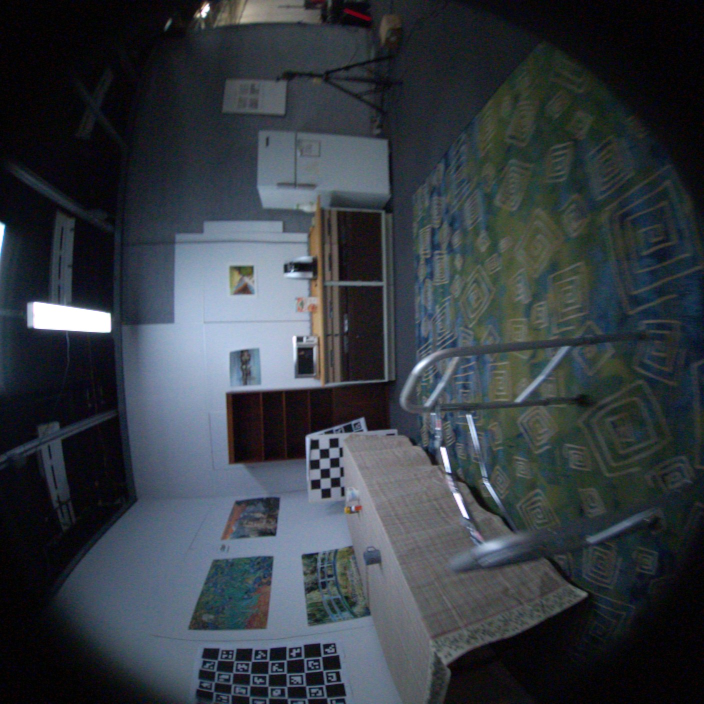
#> input picture 214-1_small/214-1-00170-1343.975.jpg, 1408 x 1408 px (shown at 1/2 size)
$ python undistort.py --i 214-1_small/214-1-00170-1343.975.jpg --o 214-1_small/214-1-00172-1344.042.jpg --o_fov 1.0
#> lines starting #> are read from the running program, lines starting #| are printed output that depends on the picture
import imageio
import argparse
import numpy as np
from scipy.ndimage import map_coordinates


def get_rotation_matrix(rad, ax):
    ax = np.array(ax)
    assert len(ax.shape) == 1 and ax.shape[0] == 3
    ax = ax / np.sqrt((ax**2).sum())
    R = np.diag([np.cos(rad)] * 3)
    R = R + np.outer(ax, ax) * (1.0 - np.cos(rad))

    ax = ax * np.sin(rad)
    R = R + np.array([[0, -ax[2], ax[1]],
                      [ax[2], 0, -ax[0]],
                      [-ax[1], ax[0], 0]])

    return R


def prepare_arguments():
    parser = argparse.ArgumentParser(formatter_class=argparse.ArgumentDefaultsHelpFormatter)
    parser.add_argument('--i', required=True,
                        help='Paths to input image.')
    parser.add_argument('--o', required=True,
                        help='Paths to output image.')
    parser.add_argument('--i_fov', type=float, default=180,
                        help='Fisheye image field of view in degree.')
    parser.add_argument('--o_u', type=float, default=0,
                        help='Horizontal viewing angle in degree. (Right+ / Left-)')
    parser.add_argument('--o_v', type=float, default=0,
                        help='Vertical viewing angle in degree. (Down+ / Up-)')
    parser.add_argument('--o_fov', type=float, required=True,
                        help='Output image field of view in degree.')
    parser.add_argument('--o_sz', type=int, default=512,
                        help='Output image size.')
    args = parser.parse_args()
    assert 0 < args.i_fov
    assert 0 < args.o_fov and args.o_fov < 180

    # Convert degree to radian
    args.i_fov = args.i_fov * np.pi / 180
    args.o_fov = args.o_fov * np.pi / 180
    args.o_u = args.o_u * np.pi / 180
    args.o_v = args.o_v * np.pi / 180

    return args


def grid_in_3d_to_project(o_fov, o_sz, o_u, o_v):
    z = 1
    L = np.tan(o_fov / 2) / z
    x = np.linspace(L, -L, num=o_sz, dtype=np.float64)
    y = np.linspace(-L, L, num=o_sz, dtype=np.float64)
    x_grid, y_grid = np.meshgrid(x, y)
    z_grid = np.ones_like(x_grid)

    Rx = get_rotation_matrix(o_v, [1, 0, 0])
    Ry = get_rotation_matrix(o_u, [0, 1, 0])
    xyz_grid = np.stack([x_grid, y_grid, z_grid], -1).dot(Rx).dot(Ry)

    return [xyz_grid[..., i] for i in range(3)]


if __name__ == '__main__':
    # Parse arguments
    args = prepare_arguments()

    # Read fisheye image
    fisheye = np.array(imageio.imread(args.i))
#> fisheye is the input picture: shape (1408, 1408, 3); mean R, G, B 53.7, 59.9, 66.3
    ih, iw = fisheye.shape[:2]
#> ih = 1408; iw = 1408

    # Math for rewarping
    x_grid, y_grid, z_grid = grid_in_3d_to_project(args.o_fov, args.o_sz, args.o_u, args.o_v)
    theta = np.arctan2(y_grid, x_grid)
    c_grid = np.sqrt(x_grid**2 + y_grid**2)
    rho = np.arctan2(c_grid, z_grid)
    r = rho * min(ih, iw) / args.i_fov
    coor_x = r * np.cos(theta) + iw / 2
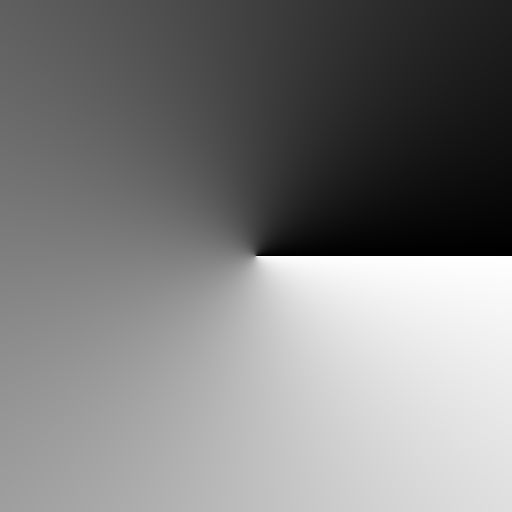
#> theta: shape (512, 512) float64; min -3.14, max 3.14, mean 5.55e-17; drawn with min black and max white
    coor_y = r * np.sin(theta) + ih / 2

    # Rewarping to get planar
    out = np.stack([
        map_coordinates(fisheye[..., ich], [coor_y, coor_x], order=1)
        for ich in range(fisheye.shape[-1])
    ], axis=-1)
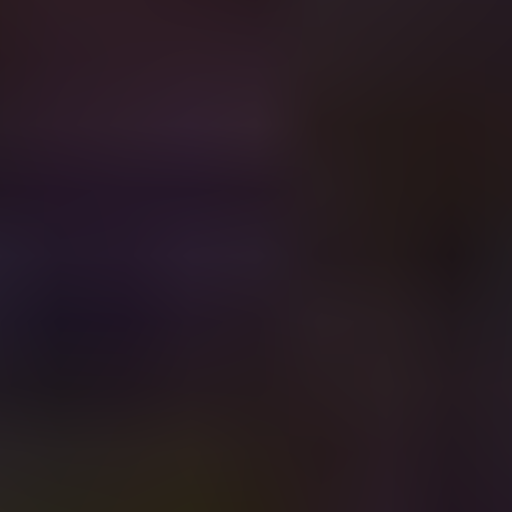
#> out: shape (512, 512, 3); mean R, G, B 38.4, 26.8, 33.8
    imageio.imwrite(args.o, out)

$ run again, on 214-1_small/214-1-00178-1344.242.jpg
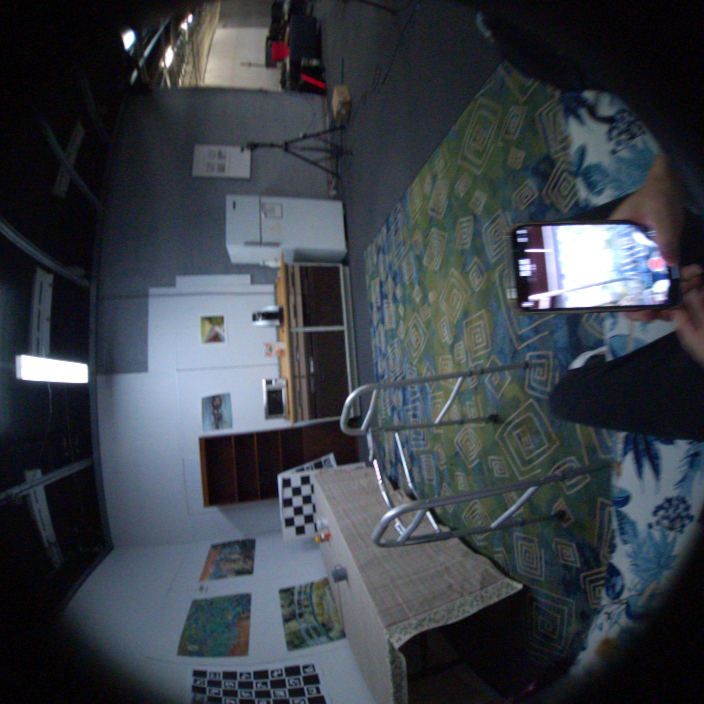
#> input picture 214-1_small/214-1-00178-1344.242.jpg, 1408 x 1408 px (shown at 1/2 size)
#> fisheye is the input picture: shape (1408, 1408, 3); mean R, G, B 58.3, 64.1, 71.2
#> `out = np.stack([ map_coordinates(fisheye[..., ich], [coor_y, coor_x], ..`:
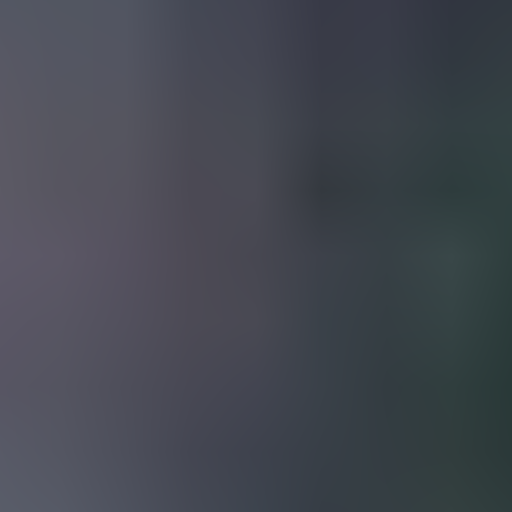
#> out: shape (512, 512, 3); mean R, G, B 67.3, 71.4, 80.2

$ run again, on 214-1_small/214-1-00181-1344.342.jpg
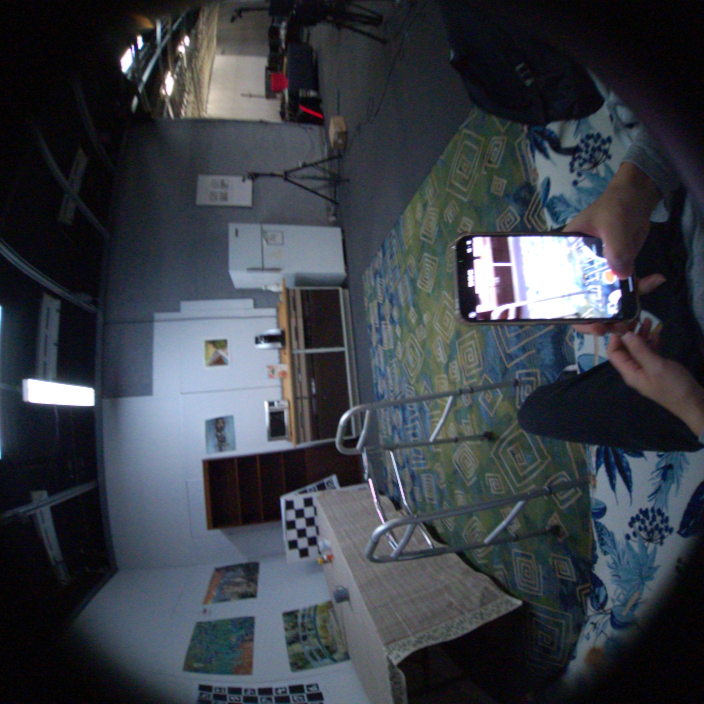
#> input picture 214-1_small/214-1-00181-1344.342.jpg, 1408 x 1408 px (shown at 1/2 size)
#> fisheye is the input picture: shape (1408, 1408, 3); mean R, G, B 57.8, 62.6, 70
#> `out = np.stack([ map_coordinates(fisheye[..., ich], [coor_y, coor_x], ..`:
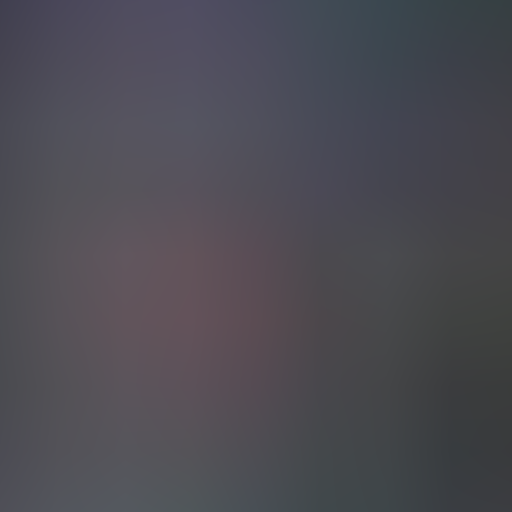
#> out: shape (512, 512, 3); mean R, G, B 76.5, 75, 82.6
